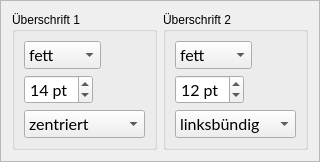
                <widget class="QFrame" name="frame_2">
                 <property name="sizePolicy">
                  <sizepolicy hsizetype="Expanding" vsizetype="Expanding">
                   <horstretch>0</horstretch>
                   <verstretch>0</verstretch>
                  </sizepolicy>
                 </property>
                 <property name="frameShape">
                  <enum>QFrame::Shape::StyledPanel</enum>
                 </property>
                 <property name="frameShadow">
                  <enum>QFrame::Shadow::Raised</enum>
                 </property>
                 <layout class="QHBoxLayout" name="horizontalLayout_4">
                  <item>
                   <widget class="QGroupBox" name="groupBox_5">
                    <property name="sizePolicy">
                     <sizepolicy hsizetype="Expanding" vsizetype="Expanding">
                      <horstretch>0</horstretch>
                      <verstretch>0</verstretch>
                     </sizepolicy>
                    </property>
                    <property name="title">
                     <string>Überschrift 1</string>
                    </property>
                    <layout class="QFormLayout" name="formLayout_9">
                     <item row="0" column="0">
                      <widget class="QComboBox" name="comboBox_2">
                       <property name="font">
                        <font>
                         <family>Lato</family>
                         <pointsize>12</pointsize>
                         <bold>false</bold>
                         <stylestrategy>PreferAntialias</stylestrategy>
                         <kerning>true</kerning>
                        </font>
                       </property>
                       <property name="currentIndex">
                        <number>1</number>
                       </property>
                       <item>
                        <property name="text">
                         <string>normal</string>
                        </property>
                       </item>
                       <item>
                        <property name="text">
                         <string>fett</string>
                        </property>
                       </item>
                       <item>
                        <property name="text">
                         <string>kursiv</string>
                        </property>
                       </item>
                      </widget>
                     </item>
                     <item row="1" column="0">
                      <widget class="QSpinBox" name="spinBox_2">
                       <property name="font">
                        <font>
                         <family>Lato</family>
                         <pointsize>12</pointsize>
                         <bold>false</bold>
                         <stylestrategy>PreferAntialias</stylestrategy>
                         <kerning>true</kerning>
                        </font>
                       </property>
                       <property name="alignment">
                        <set>Qt::AlignmentFlag::AlignCenter</set>
                       </property>
                       <property name="suffix">
                        <string> pt </string>
                       </property>
                       <property name="prefix">
                        <string/>
                       </property>
                       <property name="minimum">
                        <number>8</number>
                       </property>
                       <property name="maximum">
                        <number>24</number>
                       </property>
                       <property name="value">
                        <number>14</number>
                       </property>
                      </widget>
                     </item>
                     <item row="2" column="0">
                      <widget class="QComboBox" name="comboBox_4">
                       <property name="font">
                        <font>
                         <family>Lato</family>
                         <pointsize>12</pointsize>
                         <bold>false</bold>
                         <stylestrategy>PreferAntialias</stylestrategy>
                         <kerning>true</kerning>
                        </font>
                       </property>
                       <property name="currentIndex">
                        <number>2</number>
                       </property>
                       <item>
                        <property name="text">
                         <string>linksbündig</string>
                        </property>
                       </item>
                       <item>
                        <property name="text">
                         <string>rechtsbündig</string>
                        </property>
                       </item>
                       <item>
                        <property name="text">
                         <string>zentriert</string>
                        </property>
                       </item>
                      </widget>
                     </item>
                    </layout>
                   </widget>
                  </item>
                  <item>
                   <widget class="QGroupBox" name="groupBox_6">
                    <property name="sizePolicy">
                     <sizepolicy hsizetype="Expanding" vsizetype="Expanding">
                      <horstretch>0</horstretch>
                      <verstretch>0</verstretch>
                     </sizepolicy>
                    </property>
                    <property name="title">
                     <string>Überschrift 2</string>
                    </property>
                    <layout class="QFormLayout" name="formLayout_6">
                     <item row="0" column="0">
                      <widget class="QComboBox" name="comboBox_5">
                       <property name="font">
                        <font>
                         <family>Lato</family>
                         <pointsize>12</pointsize>
                         <bold>false</bold>
                         <stylestrategy>PreferAntialias</stylestrategy>
                         <kerning>true</kerning>
                        </font>
                       </property>
                       <property name="currentIndex">
                        <number>1</number>
                       </property>
                       <item>
                        <property name="text">
                         <string>normal</string>
                        </property>
                       </item>
                       <item>
                        <property name="text">
                         <string>fett</string>
                        </property>
                       </item>
                       <item>
                        <property name="text">
                         <string>kursiv</string>
                        </property>
                       </item>
                      </widget>
                     </item>
                     <item row="1" column="0">
                      <widget class="QSpinBox" name="spinBox_3">
                       <property name="font">
                        <font>
                         <family>Lato</family>
                         <pointsize>12</pointsize>
                         <bold>false</bold>
                         <stylestrategy>PreferAntialias</stylestrategy>
                         <kerning>true</kerning>
                        </font>
                       </property>
                       <property name="alignment">
                        <set>Qt::AlignmentFlag::AlignCenter</set>
                       </property>
                       <property name="suffix">
                        <string> pt </string>
                       </property>
                       <property name="prefix">
                        <string/>
                       </property>
                       <property name="minimum">
                        <number>8</number>
                       </property>
                       <property name="maximum">
                        <number>24</number>
                       </property>
                       <property name="value">
                        <number>12</number>
                       </property>
                      </widget>
                     </item>
                     <item row="2" column="0">
                      <widget class="QComboBox" name="comboBox_6">
                       <property name="font">
                        <font>
                         <family>Lato</family>
                         <pointsize>12</pointsize>
                         <bold>false</bold>
                         <stylestrategy>PreferAntialias</stylestrategy>
                         <kerning>true</kerning>
                        </font>
                       </property>
                       <item>
                        <property name="text">
                         <string>linksbündig</string>
                        </property>
                       </item>
                       <item>
                        <property name="text">
                         <string>rechtsbündig</string>
                        </property>
                       </item>
                       <item>
                        <property name="text">
                         <string>zentriert</string>
                        </property>
                       </item>
                      </widget>
                     </item>
                    </layout>
                   </widget>
                  </item>
                 </layout>
                </widget>
